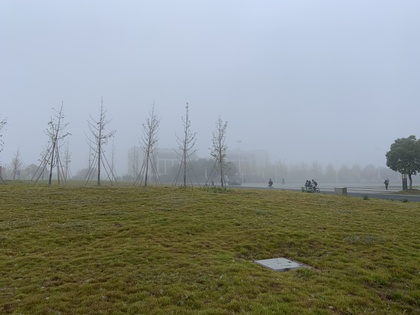
%> input picture haze_remove/res_img_HFUT/HFUT_3.JPG, 420 x 315 px, shrunk from 4032 x 3024 before the run
$ octave haze_removal.m   (GNU Octave 9; MATLAB toolbox functions it lacks are replaced by stand-ins)
%> lines starting %> are read from the running program, lines starting %| are printed output that depends on the picture
### haze_remove/minfilt2.m
function Y = minfilt2(X,varargin)
%  MINFILT2    Two-dimensional min filter
%
%     Y = MINFILT2(X,[M N]) performs two-dimensional minimum
%     filtering on the image X using an M-by-N window. The result
%     Y contains the minimun value in the M-by-N neighborhood around
%     each pixel in the original image.
%     This function uses the van Herk algorithm for min filters.
%
%     Y = MINFILT2(X,M) is the same as Y = MINFILT2(X,[M M])
%
%     Y = MINFILT2(X) uses a 3-by-3 neighborhood.
%
%     Y = MINFILT2(..., 'shape') returns a subsection of the 2D
%     filtering specified by 'shape' :
%        'full'  - Returns the full filtering result,
%        'same'  - (default) Returns the central filter area that is the
%                   same size as X,
%        'valid' - Returns only the area where no filter elements are outside
%                  the image.
%
%     See also : MAXFILT2, VANHERK
%

% Initialization
[S, shape] = parse_inputs(varargin{:});

% filtering
Y = vanherk(X,S(1),'min',shape);
Y = vanherk(Y,S(2),'min','col',shape);

%%%%%%%%%%%%%%%%%%%%%%%%%%%%%%%%%%%%%%%%%%%%%%%%%%%%%%%%%%%%%%%%%%%%%%%%%%%%%%%%%%%%%%%%%%%
function [S, shape] = parse_inputs(varargin)
shape = 'same';
flag = [0 0]; % size shape

for i = 1 : nargin
   t = varargin{i};
   if strcmp(t,'full') & flag(2) == 0
      shape = 'full';
      flag(2) = 1;
   elseif strcmp(t,'same') & flag(2) == 0
      shape = 'same';
      flag(2) = 1;
   elseif strcmp(t,'valid') & flag(2) == 0
      shape = 'valid';
      flag(2) = 1;
   elseif flag(1) == 0
      S = t;
      flag(1) = 1;
   else
      error(['Too many / Unkown parameter : ' t ])
   end
end

if flag(1) == 0
   S = [3 3];
end
if length(S) == 1;
   S(2) = S(1);
end
if length(S) ~= 2
   error('Wrong window size parameter.')
end

### haze_remove/vanherk.m
function Y = vanherk(X,N,TYPE,varargin)
%  VANHERK    Fast max/min 1D filter
%
%    Y = VANHERK(X,N,TYPE) performs the 1D max/min filtering of the row
%    vector X using a N-length filter.
%    The filtering type is defined by TYPE = 'max' or 'min'. This function
%    uses the van Herk algorithm for min/max filters that demands only 3
%    min/max calculations per element, independently of the filter size.
%
%    If X is a 2D matrix, each row will be filtered separately.
%
%    Y = VANHERK(...,'col') performs the filtering on the columns of X.
%
%    Y = VANHERK(...,'shape') returns the subset of the filtering specified
%    by 'shape' :
%        'full'  - Returns the full filtering result,
%        'same'  - (default) Returns the central filter area that is the
%                   same size as X,
%        'valid' - Returns only the area where no filter elements are outside
%                  the image.
%
%    X can be uint8 or double. If X is uint8 the processing is quite faster, so
%    dont't use X as double, unless it is really necessary.
%

% Initialization
[direc, shape] = parse_inputs(varargin{:});
if strcmp(direc,'col')
   X = X';
end
if strcmp(TYPE,'max')
   maxfilt = 1;
elseif strcmp(TYPE,'min')
   maxfilt = 0;
else
   error([ 'TYPE must be ' char(39) 'max' char(39) ' or ' char(39) 'min' char(39) '.'])
end

% Correcting X size
fixsize = 0;
addel = 0;
if mod(size(X,2),N) ~= 0
   fixsize = 1;
   addel = N-mod(size(X,2),N);
   if maxfilt
      f = [ X zeros(size(X,1), addel) ];
   else
      f = [X repmat(X(:,end),1,addel)];
   end
else
   f = X;
end
lf = size(f,2);
lx = size(X,2);
clear X

% Declaring aux. mat.
g = f;
h = g;

% Filling g & h (aux. mat.)
ig = 1:N:size(f,2);
ih = ig + N - 1;

g(:,ig) = f(:,ig);
h(:,ih) = f(:,ih);

if maxfilt
   for i = 2 : N
      igold = ig;
      ihold = ih;

      ig = ig + 1;
      ih = ih - 1;

      g(:,ig) = max(f(:,ig),g(:,igold));
      h(:,ih) = max(f(:,ih),h(:,ihold));
   end
else
   for i = 2 : N
      igold = ig;
      ihold = ih;

      ig = ig + 1;
      ih = ih - 1;

      g(:,ig) = min(f(:,ig),g(:,igold));
      h(:,ih) = min(f(:,ih),h(:,ihold));
   end
end
clear f

% Comparing g & h
if strcmp(shape,'full')
   ig = [ N : 1 : lf ];
   ih = [ 1 : 1 : lf-N+1 ];
   if fixsize
      if maxfilt
         Y = [ g(:,1:N-1)  max(g(:,ig), h(:,ih))  h(:,end-N+2:end-addel) ];
      else
         Y = [ g(:,1:N-1)  min(g(:,ig), h(:,ih))  h(:,end-N+2:end-addel) ];
      end
   else
      if maxfilt
         Y = [ g(:,1:N-1)  max(g(:,ig), h(:,ih))  h(:,end-N+2:end) ];
      else
         Y = [ g(:,1:N-1)  min(g(:,ig), h(:,ih))  h(:,end-N+2:end) ];
      end
   end

elseif strcmp(shape,'same')
   if fixsize
      if addel > (N-1)/2
         disp('hoi')
         ig = [ N : 1 : lf - addel + floor((N-1)/2) ];
         ih = [ 1 : 1 : lf-N+1 - addel + floor((N-1)/2)];
         if maxfilt
            Y = [ g(:,1+ceil((N-1)/2):N-1)  max(g(:,ig), h(:,ih)) ];
         else
            Y = [ g(:,1+ceil((N-1)/2):N-1)  min(g(:,ig), h(:,ih)) ];
         end
      else
         ig = [ N : 1 : lf ];
         ih = [ 1 : 1 : lf-N+1 ];
         if maxfilt
            Y = [ g(:,1+ceil((N-1)/2):N-1)  max(g(:,ig), h(:,ih))  h(:,lf-N+2:lf-N+1+floor((N-1)/2)-addel) ];
         else
            Y = [ g(:,1+ceil((N-1)/2):N-1)  min(g(:,ig), h(:,ih))  h(:,lf-N+2:lf-N+1+floor((N-1)/2)-addel) ];
         end
      end
   else % not fixsize (addel=0, lf=lx)
      ig = [ N : 1 : lx ];
      ih = [ 1 : 1 : lx-N+1 ];
      if maxfilt
         Y = [  g(:,N-ceil((N-1)/2):N-1) max( g(:,ig), h(:,ih) )  h(:,lx-N+2:lx-N+1+floor((N-1)/2)) ];
      else
         Y = [  g(:,N-ceil((N-1)/2):N-1) min( g(:,ig), h(:,ih) )  h(:,lx-N+2:lx-N+1+floor((N-1)/2)) ];
      end
   end

elseif strcmp(shape,'valid')
   ig = [ N : 1 : lx];
   ih = [ 1 : 1: lx-N+1];
   if maxfilt
      Y = [ max( g(:,ig), h(:,ih) ) ];
   else
      Y = [ min( g(:,ig), h(:,ih) ) ];
   end
end

if strcmp(direc,'col')
   Y = Y';
end
%%%%%%%%%%%%%%%%%%%%%%%%%%%%%%%%%%%%%%%%%%%%%%%%%%%%%%%%%%%%%%%%%%%%%%%%%%%%%%%%%%%%%%%%%%%
function [direc, shape] = parse_inputs(varargin)
direc = 'lin';
shape = 'same';
flag = [0 0]; % [dir shape]

for i = 1 : nargin
   t = varargin{i};
   if strcmp(t,'col') & flag(1) == 0
      direc = 'col';
      flag(1) = 1;
   elseif strcmp(t,'full') & flag(2) == 0
      shape = 'full';
      flag(2) = 1;
   elseif strcmp(t,'same') & flag(2) == 0
      shape = 'same';
      flag(2) = 1;
   elseif strcmp(t,'valid') & flag(2) == 0
      shape = 'valid';
      flag(2) = 1;
   else
      error(['Too many / Unkown parameter : ' t ])
   end
end

### guided_filter/guided-filter-code-v1/guidedfilter.m
function q = guidedfilter(I, p, r, eps)
%   GUIDEDFILTER   O(1) time implementation of guided filter.
%
%   - guidance image: I (should be a gray-scale/single channel image)
%   - filtering input image: p (should be a gray-scale/single channel image)
%   - local window radius: r
%   - regularization parameter: eps

[hei, wid] = size(I);
N = boxfilter(ones(hei, wid), r); % the size of each local patch; N=(2r+1)^2 except for boundary pixels.

mean_I = boxfilter(I, r) ./ N;
mean_p = boxfilter(p, r) ./ N;
mean_Ip = boxfilter(I.*p, r) ./ N;
cov_Ip = mean_Ip - mean_I .* mean_p; % this is the covariance of (I, p) in each local patch.

mean_II = boxfilter(I.*I, r) ./ N;
var_I = mean_II - mean_I .* mean_I;

a = cov_Ip ./ (var_I + eps); % Eqn. (5) in the paper;
b = mean_p - a .* mean_I; % Eqn. (6) in the paper;

mean_a = boxfilter(a, r) ./ N;
mean_b = boxfilter(b, r) ./ N;

q = mean_a .* I + mean_b; % Eqn. (8) in the paper;
end

### haze_remove/boxfilter.m
function imDst = boxfilter(imSrc, r)

%   BOXFILTER   O(1) time box filtering using cumulative sum
%
%   - Definition imDst(x, y)=sum(sum(imSrc(x-r:x+r,y-r:y+r)));
%   - Running time independent of r;
%   - Equivalent to the function: colfilt(imSrc, [2*r+1, 2*r+1], 'sliding', @sum);
%   - But much faster.

[hei, wid] = size(imSrc);
imDst = zeros(size(imSrc));

%cumulative sum over Y axis
imCum = cumsum(imSrc, 1);
%difference over Y axis
imDst(1:r+1, :) = imCum(1+r:2*r+1, :);
imDst(r+2:hei-r, :) = imCum(2*r+2:hei, :) - imCum(1:hei-2*r-1, :);
imDst(hei-r+1:hei, :) = repmat(imCum(hei, :), [r, 1]) - imCum(hei-2*r:hei-r-1, :);

%cumulative sum over X axis
imCum = cumsum(imDst, 2);
%difference over Y axis
imDst(:, 1:r+1) = imCum(:, 1+r:2*r+1);
imDst(:, r+2:wid-r) = imCum(:, 2*r+2:wid) - imCum(:, 1:wid-2*r-1);
imDst(:, wid-r+1:wid) = repmat(imCum(:, wid), [1, r]) - imCum(:, wid-2*r:wid-r-1);
end

### haze_remove/haze_removal.m
clear
clc
close all
kenlRatio = 0.01;
minAtomsLight = 240;
% 图片路径
image_name =  './HFUT_3.JPG';
img=imread(image_name);
%> img is the input picture: size 315x420x3 uint8; mean R, G, B 139.2, 144.6, 138.5
figure,imshow(uint8(img)), title('src');

sz=size(img);
%> sz = [315 420 3]

w=sz(2);
%> w = 420

h=sz(1);
%> h = 315

dc = zeros(h,w);

for y=1:h

    for x=1:w

        dc(y,x) = min(img(y,x,:));

    end

end
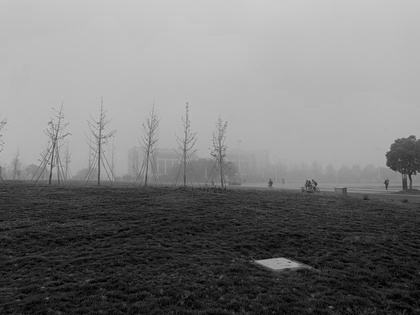
%> dc: size 315x420 double; min 0, max 204, mean 120.8


figure,imshow(uint8(dc)), title('Min(R,G,B)');

krnlsz = floor(max([3, w*kenlRatio, h*kenlRatio]))
%> krnlsz = 4

dc2 = minfilt2(dc, [krnlsz,krnlsz]);
%> the loop in parse_inputs, `for i = 1 : nargin` made 1 pass
%> S on pass 1: [4 4]
%> after the loop in parse_inputs, `for i = 1 : nargin`: flag = [1 0]; shape = 'same'
%> in minfilt2, `[S, shape] = parse_inputs(varargin{:});`: S = [4 4]; shape = 'same'
%> the loop in parse_inputs, `for i = 1 : nargin` made 1 pass
%> t on pass 1: 'same'
%> after the loop in parse_inputs, `for i = 1 : nargin`: direc = 'lin'; flag = [0 1]; shape = 'same'
%> in vanherk, `[direc, shape] = parse_inputs(varargin{:});`: direc = 'lin'
%> in vanherk, `ig = 1:N:size(f,2);`: ig = 105 values from 1 to 417
%> in vanherk, `ih = ig + N - 1;`: ih = 105 values from 4 to 420
%> the loop in vanherk, `for i = 2 : N` made 3 passes
%> after the loop in vanherk, `for i = 2 : N`: ih = 105 values from 1 to 417
%> in vanherk, `ig = [ N : 1 : lx ];`: ig = 417 values from 4 to 420
%> in vanherk, `ih = [ 1 : 1 : lx-N+1 ];`: ih = 417 values from 1 to 417
%> call 2 of vanherk, with N = 4, TYPE = 'min'
%> the loop in parse_inputs (call 2), `for i = 1 : nargin` made 2 passes
%> in vanherk (call 2), `[direc, shape] = parse_inputs(varargin{:});`: direc = 'col'
%> in vanherk (call 2), `addel = N-mod(size(X,2),N);`: addel = 1
%> in vanherk (call 2), `ig = 1:N:size(f,2);`: ig = 79 values from 1 to 313
%> in vanherk (call 2), `ih = ig + N - 1;`: ih = 79 values from 4 to 316
%> the loop in vanherk (call 2), `for i = 2 : N` made 3 passes
%> after the loop in vanherk (call 2), `for i = 2 : N`:
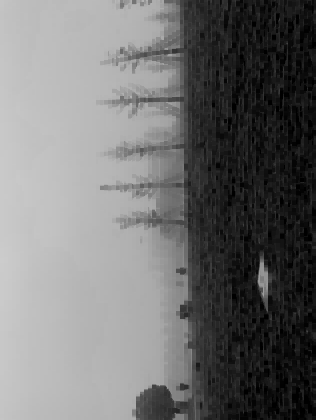
%> h: size 420x316 double; min 0, max 204, mean 112.8
%> after the loop in vanherk (call 2), `for i = 2 : N`: ih = 79 values from 1 to 313
%> in vanherk (call 2), `ig = [ N : 1 : lf ];`: ig = 313 values from 4 to 316
%> in vanherk (call 2), `ih = [ 1 : 1 : lf-N+1 ];`: ih = 313 values from 1 to 313

dc2(h,w)=0;

figure,imshow(uint8(dc2)), title('After filter ');

t = 255 - dc2;
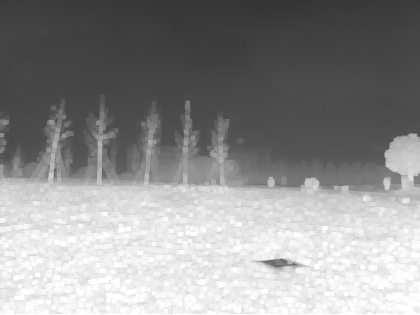
%> t: size 315x420 double; min 51, max 255, mean 144.1

figure,imshow(uint8(t)),title('t');

t_d=double(t)/255;

sum(sum(t_d))/(h*w)
%> ans = 0.565


A = min([minAtomsLight, max(max(dc2))])
%> A = 204

J = zeros(h,w,3);

img_d = double(img);

J(:,:,1) = (img_d(:,:,1) - (1-t_d)*A)./t_d;

J(:,:,2) = (img_d(:,:,2) - (1-t_d)*A)./t_d;

J(:,:,3) = (img_d(:,:,3) - (1-t_d)*A)./t_d;

figure,imshow(uint8(J)), title('J');
% figure,imshow(rgb2gray(uint8(abs(J-img_d)))), title('J-img_d');
% a = sum(sum(rgb2gray(uint8(abs(J-img_d))))) / (h*w)
% return;
%----------------------------------
r = krnlsz*4
%> r = 16
eps = 10^-6;

% filtered = guidedfilter_color(double(img)/255, t_d, r, eps);
filtered = guidedfilter(double(rgb2gray(img))/255, t_d, r, eps);
%> in boxfilter, `imDst(:, wid-r+1:wid) = repmat(imCum(:, wid), [1, r]) - imCum(:, wid-2..`: imDst: size 315x420 double; min 289, max 1089, mean 1039.7
%> call 2 of boxfilter, with r = 16
%> in boxfilter (call 2), `imDst(hei-r+1:hei, :) = repmat(imCum(hei, :), [r, 1]) - imCum(hei-2*r:..`: imDst: size 315x420 double; min 2.81, max 27.53, mean 17.9
%> in boxfilter (call 2), `imDst(:, 1:r+1) = imCum(:, 1+r:2*r+1);`: imDst: size 315x420 double; min 2.81, max 875.8, mean 35.4
%> in boxfilter (call 2), `imDst(:, wid-r+1:wid) = repmat(imCum(:, wid), [1, r]) - imCum(:, wid-2..`:
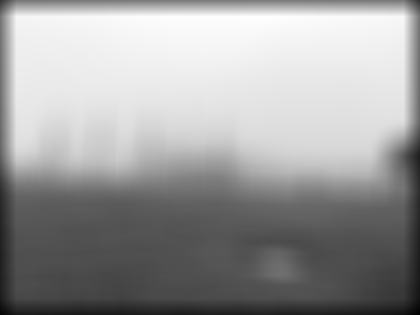
%> imDst: size 315x420 double; min 57.13, max 906.5, mean 581; drawn with min black and max white
%> call 3 of boxfilter, with r = 16
%> in boxfilter (call 3), `imDst(hei-r+1:hei, :) = repmat(imCum(hei, :), [r, 1]) - imCum(hei-2*r:..`: imDst: size 315x420 double; min 3.56, max 32.53, mean 18.1
%> in boxfilter (call 3), `imDst(:, 1:r+1) = imCum(:, 1+r:2*r+1);`:
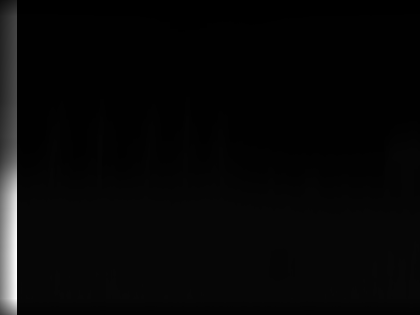
%> imDst: size 315x420 double; min 3.56, max 1027.9, mean 35.7; drawn with min black and max white
%> in boxfilter (call 3), `imDst(:, wid-r+1:wid) = repmat(imCum(:, wid), [1, r]) - imCum(:, wid-2..`:
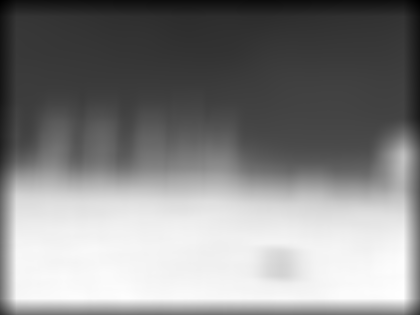
%> imDst: size 315x420 double; min 69.33, max 1055, mean 586; drawn with min black and max white
%> call 4 of boxfilter, with r = 16
%> in boxfilter (call 4), `imCum = cumsum(imSrc, 1);`:
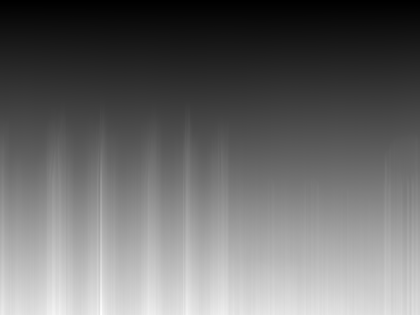
%> imCum: size 315x420 double; min 0.17, max 87.73, mean 36.6; drawn with min black and max white

t_d = filtered;

figure,imshow(t_d,[]),title('filtered t');

J(:,:,1) = (img_d(:,:,1) - (1-t_d)*A)./t_d;

J(:,:,2) = (img_d(:,:,2) - (1-t_d)*A)./t_d;

J(:,:,3) = (img_d(:,:,3) - (1-t_d)*A)./t_d;
%

img_d(1,3,1)
%> ans = 197
imwrite(uint8(J),'./removal.jpg');
figure,imshow(uint8(J)), title('J_guild_filter');

%----------------------------------
%imwrite(uint8(J), ['_', image_name])

$ run again, with haze_remove/res_img_HFUT/HFUT_1.JPG copied over haze_remove/res_img_HFUT/HFUT_3.JPG
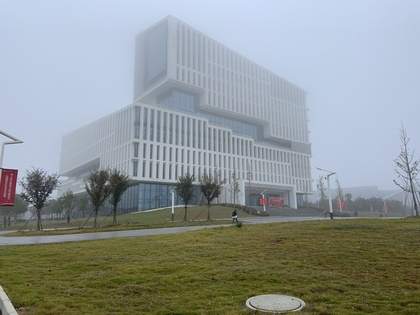
%> input picture haze_remove/res_img_HFUT/HFUT_1.JPG, 420 x 315 px, shrunk from 4032 x 3024 before the run
%> img is the input picture: size 315x420x3 uint8; mean R, G, B 142.7, 149.6, 148.3
%> the loop in parse_inputs, `for i = 1 : nargin` made 1 pass
%> S on pass 1: [4 4]
%> after the loop in parse_inputs, `for i = 1 : nargin`: flag = [1 0]; shape = 'same'
%> in minfilt2, `[S, shape] = parse_inputs(varargin{:});`: S = [4 4]; shape = 'same'
%> the loop in parse_inputs, `for i = 1 : nargin` made 1 pass
%> t on pass 1: 'same'
%> after the loop in parse_inputs, `for i = 1 : nargin`: direc = 'lin'; flag = [0 1]; shape = 'same'
%> in vanherk, `[direc, shape] = parse_inputs(varargin{:});`: direc = 'lin'
%> in vanherk, `ig = 1:N:size(f,2);`: ig = 105 values from 1 to 417
%> in vanherk, `ih = ig + N - 1;`: ih = 105 values from 4 to 420
%> the loop in vanherk, `for i = 2 : N` made 3 passes
%> after the loop in vanherk, `for i = 2 : N`: ih = 105 values from 1 to 417
%> in vanherk, `ig = [ N : 1 : lx ];`: ig = 417 values from 4 to 420
%> in vanherk, `ih = [ 1 : 1 : lx-N+1 ];`: ih = 417 values from 1 to 417
%> the loop in parse_inputs (call 2), `for i = 1 : nargin` made 2 passes
%> in vanherk (call 2), `[direc, shape] = parse_inputs(varargin{:});`: direc = 'col'
%> addel = 1
%> in vanherk (call 2), `ig = 1:N:size(f,2);`: ig = 79 values from 1 to 313
%> in vanherk (call 2), `ih = ig + N - 1;`: ih = 79 values from 4 to 316
%> the loop in vanherk (call 2), `for i = 2 : N` made 3 passes
%> after the loop in vanherk (call 2), `for i = 2 : N`:
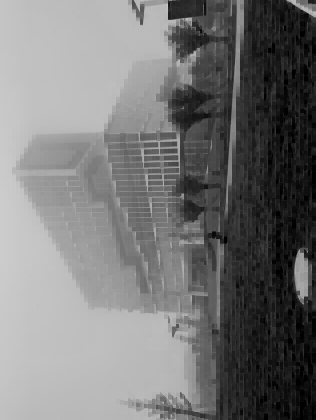
%> h: size 420x316 double; min 0, max 204, mean 118.3
%> after the loop in vanherk (call 2), `for i = 2 : N`: ih = 79 values from 1 to 313
%> in vanherk (call 2), `ig = [ N : 1 : lf ];`: ig = 313 values from 4 to 316
%> in vanherk (call 2), `ih = [ 1 : 1 : lf-N+1 ];`: ih = 313 values from 1 to 313
%> `sum(sum(t_d))/(h*w)`: ans = 0.545
%> A = 205
%> in boxfilter (call 4), `imCum = cumsum(imSrc, 1);`:
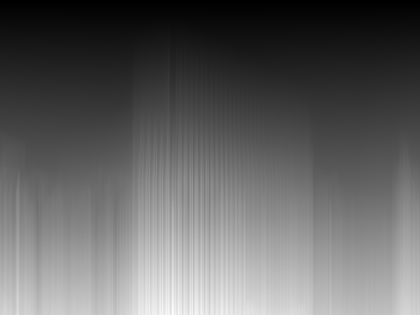
%> imCum: size 315x420 double; min 0.168, max 98.2, mean 38.2; drawn with min black and max white
%> `img_d(1,3,1)`: ans = 196

$ run again, with haze_remove/res_img_HFUT/HFUT_2.JPG copied over haze_remove/res_img_HFUT/HFUT_3.JPG
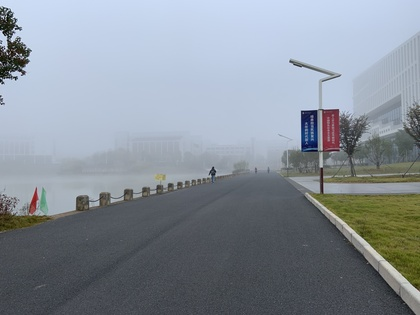
%> input picture haze_remove/res_img_HFUT/HFUT_2.JPG, 420 x 315 px, shrunk from 4032 x 3024 before the run
%> img is the input picture: size 315x420x3 uint8; mean R, G, B 135.5, 143.6, 152.8
%> the loop in parse_inputs, `for i = 1 : nargin` made 1 pass
%> S on pass 1: [4 4]
%> after the loop in parse_inputs, `for i = 1 : nargin`: flag = [1 0]; shape = 'same'
%> in minfilt2, `[S, shape] = parse_inputs(varargin{:});`: S = [4 4]; shape = 'same'
%> the loop in parse_inputs, `for i = 1 : nargin` made 1 pass
%> t on pass 1: 'same'
%> after the loop in parse_inputs, `for i = 1 : nargin`: direc = 'lin'; flag = [0 1]; shape = 'same'
%> in vanherk, `[direc, shape] = parse_inputs(varargin{:});`: direc = 'lin'
%> in vanherk, `ig = 1:N:size(f,2);`: ig = 105 values from 1 to 417
%> in vanherk, `ih = ig + N - 1;`: ih = 105 values from 4 to 420
%> the loop in vanherk, `for i = 2 : N` made 3 passes
%> after the loop in vanherk, `for i = 2 : N`: ih = 105 values from 1 to 417
%> in vanherk, `ig = [ N : 1 : lx ];`: ig = 417 values from 4 to 420
%> in vanherk, `ih = [ 1 : 1 : lx-N+1 ];`: ih = 417 values from 1 to 417
%> the loop in parse_inputs (call 2), `for i = 1 : nargin` made 2 passes
%> in vanherk (call 2), `[direc, shape] = parse_inputs(varargin{:});`: direc = 'col'
%> addel = 1
%> in vanherk (call 2), `ig = 1:N:size(f,2);`: ig = 79 values from 1 to 313
%> in vanherk (call 2), `ih = ig + N - 1;`: ih = 79 values from 4 to 316
%> the loop in vanherk (call 2), `for i = 2 : N` made 3 passes
%> after the loop in vanherk (call 2), `for i = 2 : N`:
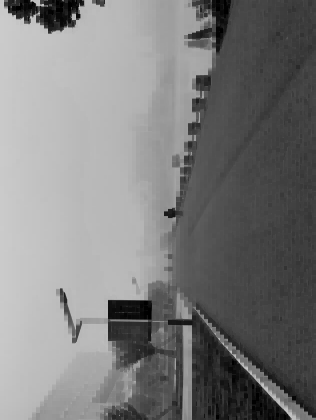
%> h: size 420x316 double; min 0, max 208, mean 125
%> after the loop in vanherk (call 2), `for i = 2 : N`: ih = 79 values from 1 to 313
%> in vanherk (call 2), `ig = [ N : 1 : lf ];`: ig = 313 values from 4 to 316
%> in vanherk (call 2), `ih = [ 1 : 1 : lf-N+1 ];`: ih = 313 values from 1 to 313
%> `sum(sum(t_d))/(h*w)`: ans = 0.517
%> A = 203
%> in boxfilter (call 4), `imDst(1:r+1, :) = imCum(1+r:2*r+1, :);`:
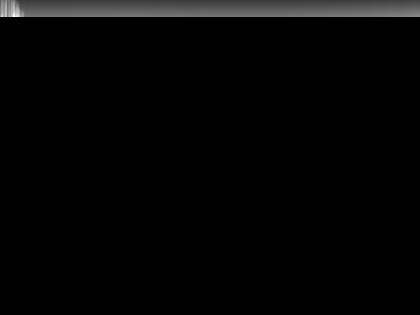
%> imDst: size 315x420 double; min 0, max 13.28, mean 0.261; drawn with min black and max white
%> `img_d(1,3,1)`: ans = 204

$ run again, with haze_remove/res_img_HFUT/HFUT.JPG copied over haze_remove/res_img_HFUT/HFUT_3.JPG
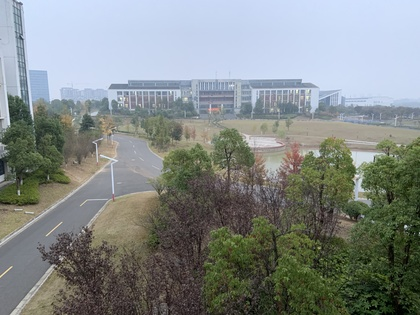
%> input picture haze_remove/res_img_HFUT/HFUT.JPG, 420 x 315 px, shrunk from 4032 x 3024 before the run
%> img is the input picture: size 315x420x3 uint8; mean R, G, B 130.4, 136.5, 134.5
%> the loop in parse_inputs, `for i = 1 : nargin` made 1 pass
%> S on pass 1: [4 4]
%> after the loop in parse_inputs, `for i = 1 : nargin`: flag = [1 0]; shape = 'same'
%> in minfilt2, `[S, shape] = parse_inputs(varargin{:});`: S = [4 4]; shape = 'same'
%> the loop in parse_inputs, `for i = 1 : nargin` made 1 pass
%> t on pass 1: 'same'
%> after the loop in parse_inputs, `for i = 1 : nargin`: direc = 'lin'; flag = [0 1]; shape = 'same'
%> in vanherk, `[direc, shape] = parse_inputs(varargin{:});`: direc = 'lin'
%> in vanherk, `ig = 1:N:size(f,2);`: ig = 105 values from 1 to 417
%> in vanherk, `ih = ig + N - 1;`: ih = 105 values from 4 to 420
%> the loop in vanherk, `for i = 2 : N` made 3 passes
%> after the loop in vanherk, `for i = 2 : N`: ih = 105 values from 1 to 417
%> in vanherk, `ig = [ N : 1 : lx ];`: ig = 417 values from 4 to 420
%> in vanherk, `ih = [ 1 : 1 : lx-N+1 ];`: ih = 417 values from 1 to 417
%> the loop in parse_inputs (call 2), `for i = 1 : nargin` made 2 passes
%> the loop in vanherk (call 2), `for i = 2 : N` made 3 passes
%> `sum(sum(t_d))/(h*w)`: ans = 0.596
%> A = 209
%> in boxfilter (call 4), `imCum = cumsum(imSrc, 1);`:
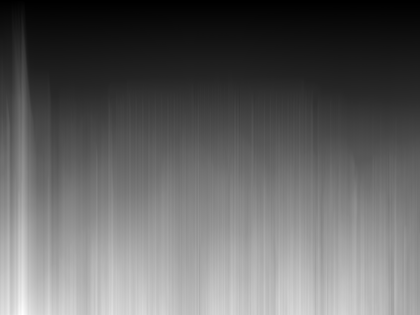
%> imCum: size 315x420 double; min 0.158, max 98.05, mean 38; drawn with min black and max white
%> `img_d(1,3,1)`: ans = 176
